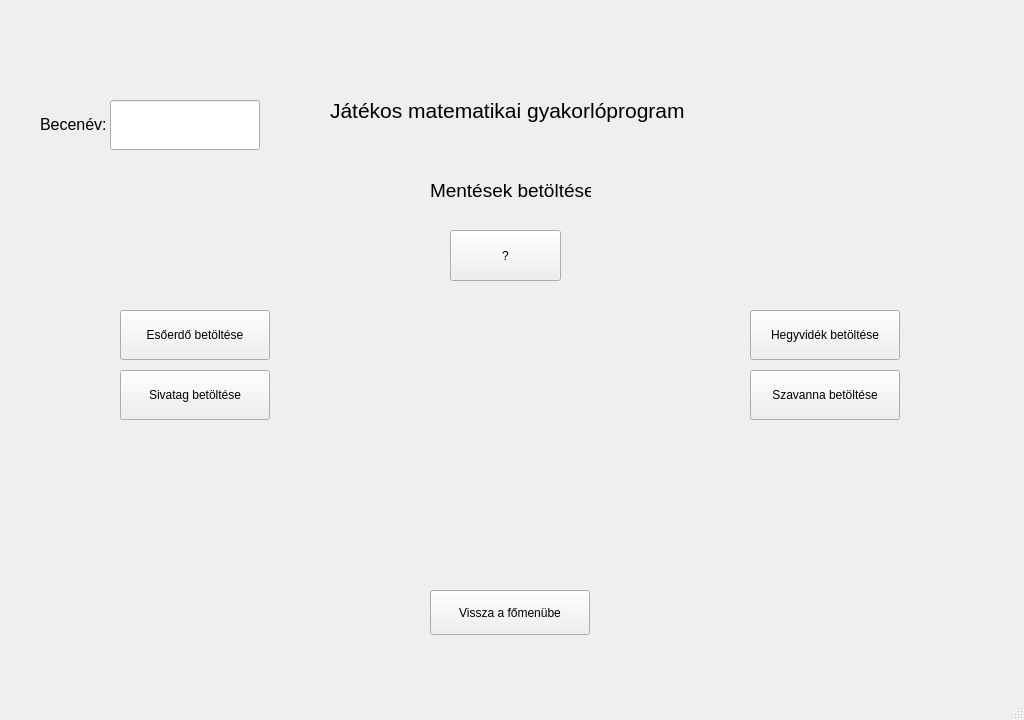
<?xml version="1.0" encoding="UTF-8"?>
<ui version="4.0">
 <class>homewin</class>
 <widget class="QMainWindow" name="homewin">
  <property name="enabled">
   <bool>true</bool>
  </property>
  <property name="geometry">
   <rect>
    <x>0</x>
    <y>0</y>
    <width>1024</width>
    <height>720</height>
   </rect>
  </property>
  <property name="sizePolicy">
   <sizepolicy hsizetype="Fixed" vsizetype="Fixed">
    <horstretch>0</horstretch>
    <verstretch>0</verstretch>
   </sizepolicy>
  </property>
  <property name="minimumSize">
   <size>
    <width>1024</width>
    <height>720</height>
   </size>
  </property>
  <property name="maximumSize">
   <size>
    <width>1024</width>
    <height>720</height>
   </size>
  </property>
  <property name="windowTitle">
   <string>Játékos matematikai gyakorlóprogram</string>
  </property>
  <widget class="QWidget" name="centralwidget">
   <widget class="QLabel" name="label_5">
    <property name="geometry">
     <rect>
      <x>0</x>
      <y>0</y>
      <width>1024</width>
      <height>720</height>
     </rect>
    </property>
    <property name="minimumSize">
     <size>
      <width>1024</width>
      <height>720</height>
     </size>
    </property>
    <property name="maximumSize">
     <size>
      <width>1024</width>
      <height>720</height>
     </size>
    </property>
    <property name="mouseTracking">
     <bool>false</bool>
    </property>
    <property name="tabletTracking">
     <bool>false</bool>
    </property>
    <property name="frameShape">
     <enum>QFrame::NoFrame</enum>
    </property>
    <property name="text">
     <string/>
    </property>
    <property name="pixmap">
     <pixmap>../képek/cartoon-beach-background-1920-x-786-n6aoizc57lrr81s0.jpg</pixmap>
    </property>
   </widget>
   <widget class="QLabel" name="label_6">
    <property name="geometry">
     <rect>
      <x>330</x>
      <y>80</y>
      <width>361</width>
      <height>61</height>
     </rect>
    </property>
    <property name="font">
     <font>
      <pointsize>16</pointsize>
     </font>
    </property>
    <property name="text">
     <string>Játékos matematikai gyakorlóprogram</string>
    </property>
   </widget>
   <widget class="QLabel" name="label_7">
    <property name="geometry">
     <rect>
      <x>430</x>
      <y>160</y>
      <width>161</width>
      <height>61</height>
     </rect>
    </property>
    <property name="font">
     <font>
      <pointsize>16</pointsize>
     </font>
    </property>
    <property name="text">
     <string>&lt;html&gt;&lt;head/&gt;&lt;body&gt;&lt;p&gt;&lt;span style=&quot; font-size:14pt;&quot;&gt;Mentések betöltése&lt;/span&gt;&lt;/p&gt;&lt;/body&gt;&lt;/html&gt;</string>
    </property>
   </widget>
   <widget class="QPushButton" name="visszabutton">
    <property name="geometry">
     <rect>
      <x>430</x>
      <y>590</y>
      <width>160</width>
      <height>45</height>
     </rect>
    </property>
    <property name="text">
     <string>Vissza a főmenübe</string>
    </property>
    <property name="icon">
     <iconset>
      <normaloff>../képek/visszanyil.png</normaloff>../képek/visszanyil.png</iconset>
    </property>
    <property name="iconSize">
     <size>
      <width>25</width>
      <height>25</height>
     </size>
    </property>
    <property name="checkable">
     <bool>false</bool>
    </property>
    <property name="autoDefault">
     <bool>false</bool>
    </property>
    <property name="default">
     <bool>false</bool>
    </property>
    <property name="flat">
     <bool>false</bool>
    </property>
   </widget>
   <widget class="QPushButton" name="mentesleiras">
    <property name="geometry">
     <rect>
      <x>450</x>
      <y>230</y>
      <width>111</width>
      <height>51</height>
     </rect>
    </property>
    <property name="text">
     <string>?</string>
    </property>
   </widget>
   <widget class="QPushButton" name="esoerdobutton">
    <property name="geometry">
     <rect>
      <x>120</x>
      <y>310</y>
      <width>150</width>
      <height>50</height>
     </rect>
    </property>
    <property name="text">
     <string>Esőerdő betöltése</string>
    </property>
   </widget>
   <widget class="QPushButton" name="sivatagbutton">
    <property name="geometry">
     <rect>
      <x>120</x>
      <y>370</y>
      <width>150</width>
      <height>50</height>
     </rect>
    </property>
    <property name="text">
     <string>Sivatag betöltése</string>
    </property>
   </widget>
   <widget class="QPushButton" name="hegyvidekbutton">
    <property name="geometry">
     <rect>
      <x>750</x>
      <y>310</y>
      <width>150</width>
      <height>50</height>
     </rect>
    </property>
    <property name="text">
     <string>Hegyvidék betöltése</string>
    </property>
   </widget>
   <widget class="QPushButton" name="szavannabutton">
    <property name="geometry">
     <rect>
      <x>750</x>
      <y>370</y>
      <width>150</width>
      <height>50</height>
     </rect>
    </property>
    <property name="text">
     <string>Szavanna betöltése</string>
    </property>
   </widget>
   <widget class="QLabel" name="label">
    <property name="geometry">
     <rect>
      <x>430</x>
      <y>310</y>
      <width>151</width>
      <height>111</height>
     </rect>
    </property>
    <property name="text">
     <string/>
    </property>
    <property name="pixmap">
     <pixmap>../képek/mentés kép.png</pixmap>
    </property>
    <property name="scaledContents">
     <bool>true</bool>
    </property>
   </widget>
   <widget class="QLineEdit" name="T1">
    <property name="geometry">
     <rect>
      <x>110</x>
      <y>100</y>
      <width>150</width>
      <height>50</height>
     </rect>
    </property>
   </widget>
   <widget class="QLabel" name="label_2">
    <property name="geometry">
     <rect>
      <x>40</x>
      <y>100</y>
      <width>71</width>
      <height>50</height>
     </rect>
    </property>
    <property name="text">
     <string>&lt;html&gt;&lt;head/&gt;&lt;body&gt;&lt;p&gt;&lt;span style=&quot; font-size:12pt;&quot;&gt;Becenév:&lt;/span&gt;&lt;/p&gt;&lt;/body&gt;&lt;/html&gt;</string>
    </property>
   </widget>
  </widget>
  <widget class="QMenuBar" name="menubar">
   <property name="geometry">
    <rect>
     <x>0</x>
     <y>0</y>
     <width>1024</width>
     <height>21</height>
    </rect>
   </property>
  </widget>
  <widget class="QStatusBar" name="statusbar"/>
 </widget>
 <resources/>
 <connections/>
</ui>
